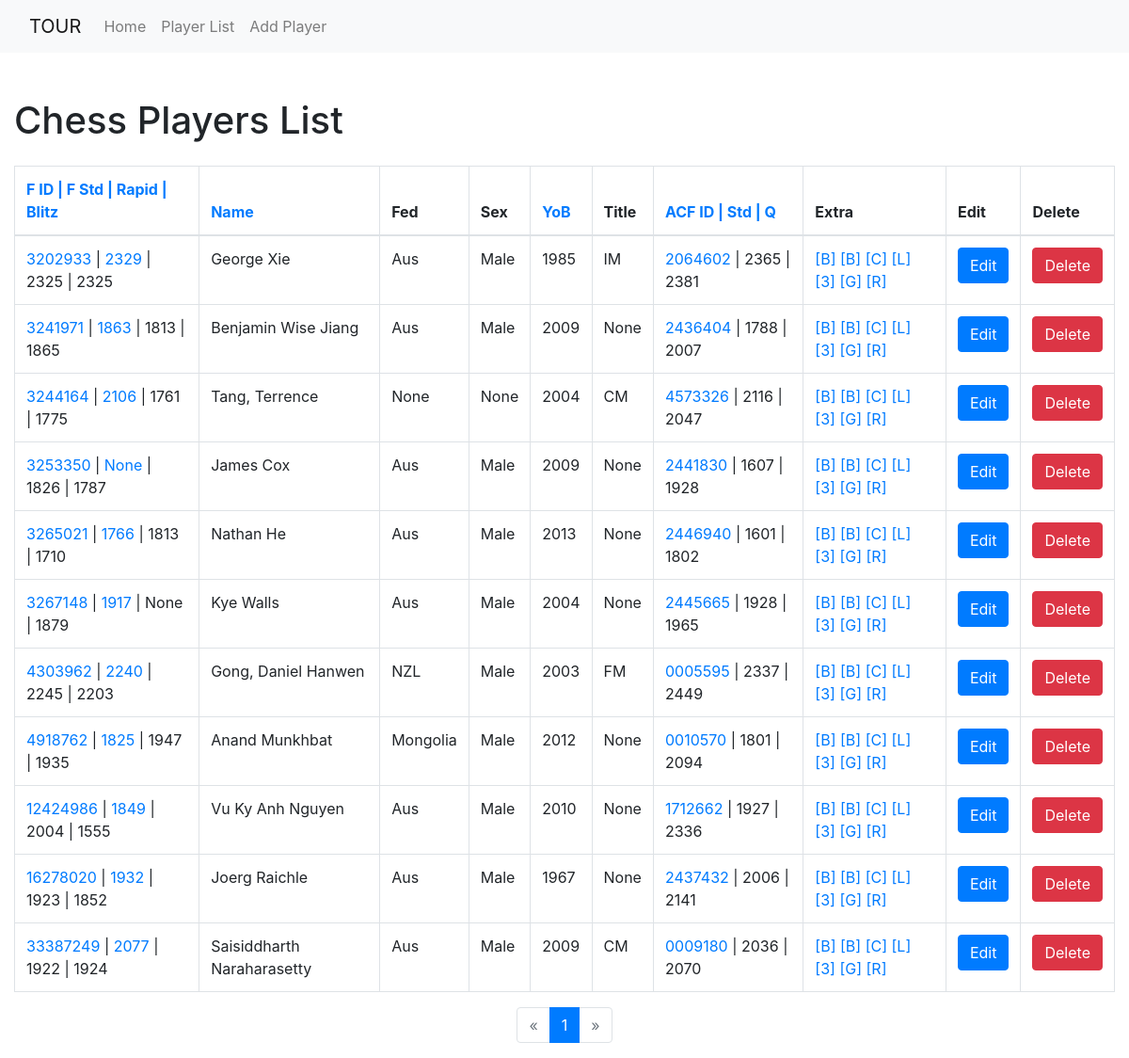
Page /list_players on the committed database.
### app.py (models this page shows, shortened)
class ChessPlayers(db.Model):
    FideID = db.Column(db.Integer, primary_key=True)
    FullName = db.Column(db.String(100), nullable=False)
    Federation = db.Column(db.String(100), nullable=True)
    Sex = db.Column(db.String(1), nullable=True)
    YearOfBirth = db.Column(db.Integer, nullable=True)
    FIDETitle = db.Column(db.String(10), nullable=True)
    RatingStandard = db.Column(db.Integer, nullable=True)
    RatingRapid = db.Column(db.Integer, nullable=True)
    RatingBlitz = db.Column(db.Integer, nullable=True)
    ACFID = db.Column(db.String(100), nullable=True)
    RatingACFStandard = db.Column(db.String(100), nullable=True)
    RatingACFQuick  = db.Column(db.String(100), nullable=True)
    ChessTempo = db.Column(db.String(100), nullable=True)
    ChessBase = db.Column(db.String(100), nullable=True)
    ChessCom = db.Column(db.String(100), nullable=True)
    LiChess = db.Column(db.String(100), nullable=True)
    Chess365 = db.Column(db.String(100), nullable=True)
    ChessGames = db.Column(db.String(100), nullable=True)
    ChessResults = db.Column(db.String(100), nullable=True)

### app.py (the view)
@app.route('/list_players')
def list_players():
    page = request.args.get('page', 1, type=int)
    sort_by = request.args.get('sort_by', 'FideID')
    order = request.args.get('order', 'asc')
    if sort_by == 'name':
        if order == 'asc':
            players = ChessPlayers.query.order_by(ChessPlayers.FullName.asc()).paginate(page=page, per_page=100)
        else:
            players = ChessPlayers.query.order_by(ChessPlayers.FullName.desc()).paginate(page=page, per_page=100)
    elif sort_by == 'YoB':
        if order == 'asc':
            players = ChessPlayers.query.order_by(ChessPlayers.YearOfBirth.asc()).paginate(page=page, per_page=100)
        else:
            players = ChessPlayers.query.order_by(ChessPlayers.YearOfBirth.desc()).paginate(page=page, per_page=100)
    elif sort_by == 'RatingStandard':
        if order == 'asc':
            players = ChessPlayers.query.order_by(ChessPlayers.RatingStandard.asc()).paginate(page=page, per_page=100)
        else:
            players = ChessPlayers.query.order_by(ChessPlayers.RatingStandard.desc()).paginate(page=page, per_page=100)
    elif sort_by == 'RatingACFStandard':
        if order == 'asc':
            players = ChessPlayers.query.order_by(ChessPlayers.RatingACFStandard.asc()).paginate(page=page, per_page=100)
        else:
            players = ChessPlayers.query.order_by(ChessPlayers.RatingACFStandard.desc()).paginate(page=page, per_page=100)
    else:
        if order == 'asc':
            players = ChessPlayers.query.order_by(ChessPlayers.FideID.asc()).paginate(page=page, per_page=100)
        else:
            players = ChessPlayers.query.order_by(ChessPlayers.FideID.desc()).paginate(page=page, per_page=100)
    return render_template('list_players.html', players=players, sort_by=sort_by, order=order)

### templates/list_players.html (shortened to what this page needs)
<!DOCTYPE html>
<html lang="en">
<head>
    <link rel="stylesheet" href="https://maxcdn.bootstrapcdn.com/bootstrap/4.5.2/css/bootstrap.min.css">
</head>
<body>
    <nav class="navbar navbar-expand-lg navbar-light bg-light">
        <div class="container-fluid">
            <a class="navbar-brand" href="#">TOUR</a>
            <div class="collapse navbar-collapse" id="navbarNav">
                <ul class="navbar-nav">
                    <li class="nav-item">
                        <a class="nav-link" href="/">Home</a>
                    </li>
                    <li class="nav-item">
                        <a class="nav-link" href="/list_players">Player List</a>
                    </li>
                    <li class="nav-item">
                        <a class="nav-link" href="/add_chess_player">Add Player</a>
                    </li>
                </ul>
            </div>
        </div>
    </nav>
    <div class="container-fluid mt-5">
        <h1 class="mb-4">Chess Players List</h1>
        <table class="table table-bordered w-100">
            <thead>
            <tr>
            <th>
                <a href="{{ url_for('list_players', sort_by='RatingStandard', order='asc' if sort_by != 'RatingStandard' or order == 'desc' else 'desc') }}">
                    F ID | F Std | Rapid | Blitz
                </a>
            </th>
            <th>
                <a href="{{ url_for('list_players', sort_by='name', order='asc' if sort_by != 'name' or order == 'desc' else 'desc') }}">
                    Name
                </a>
            </th>
            <th>Fed</th>
            <th>Sex</th>
            <th>
                <a href="{{ url_for('list_players', sort_by='YoB', order='asc' if sort_by != 'YoB' or order == 'desc' else 'desc') }}">
                    YoB
                </a>
            </th> <th>Title</th>
            <th>
                <a href="{{ url_for('list_players', sort_by='RatingACFStandard', order='asc' if sort_by != 'RatingACFStandard' or order == 'desc' else 'desc') }}">
                    ACF ID | Std | Q
                </a>
            </th>
            <th>Extra</th>
            <th>Edit</th>
            <th>Delete</th>
            </tr>
            </thead>
            <tbody>
            {% for player in players %}
            <td><a href="https://ratings.fide.com/profile/{{ player.FideID }}" target="_blank">{{ player.FideID }}</a> |
            <a href="https://ratings.fide.com/profile/{{ player.FideID }}/chart" target="_blank">{{ player.RatingStandard }}</a> |
                {{ player.RatingRapid }} |
                {{ player.RatingBlitz }}</td>
            <td>{{ player.FullName }}</td>
            <td>{{ player.Federation }}</td>
            <td>{{ player.Sex }}</td>
            <td>{{ player.YearOfBirth }}</td>
            <td>{{ player.FIDETitle }}</td>
            <td><a href="https://sachess.org.au/ratings/player?id={{ player.ACFID }}" target="_blank">{{ player.ACFID }}</a> |
            {{ player.RatingACFStandard }} |
            {{ player.RatingACFQuick }}</td>
            <td><a href="{{ player.ChessTempo }}" target="_blank">[B]</a>
            <a href="{{ player.ChessBase }}" target="_blank">[B]</a>
            <a href="{{ player.ChessCom }}" target="_blank">[C]</a>
            <a href="{{ player.LiChess }}" target="_blank">[L]</a>
            <a href="{{ player.Chess365 }}" target="_blank">[3]</a>
            <a href="{{ player.ChessGames }}" target="_blank">[G]</a>
            <a href="{{ player.ChessResults }}" target="_blank">[R]</a></td>
            <td><a href="{{ url_for('edit_player', FideID=player.FideID) }}" class="btn btn-primary">Edit</a></td>
            <td><a href="{{ url_for('delete_player', FideID=player.FideID) }}" class="btn btn-danger">Delete</a></td>
            {% endfor %}
            </tbody>
        </table>
        <nav aria-label="Page navigation">
            <ul class="pagination justify-content-center">
                {% if players.has_prev %}
                <li class="page-item">
                    <a class="page-link" href="{{ url_for('list_players', page=players.prev_num) }}" aria-label="Previous">
                        <span aria-hidden="true">&laquo;</span>
                    </a>
                </li>
                {% else %}
                <li class="page-item disabled">
                    <a class="page-link" href="#" aria-label="Previous">
                        <span aria-hidden="true">&laquo;</span>
                    </a>
                </li>
                {% endif %}
                {% for page_num in players.iter_pages() %}
                {% if page_num %}
                {% if page_num == players.page %}
                <li class="page-item active"><a class="page-link" href="#">{{ page_num }}</a></li>
                {% else %}
                <li class="page-item"><a class="page-link" href="{{ url_for('list_players', page=page_num) }}">{{ page_num }}</a></li>
                {% endif %}
                {% else %}
                <li class="page-item disabled"><a class="page-link" href="#">...</a></li>
                {% endif %}
                {% endfor %}
                {% if players.has_next %}
                <li class="page-item">
                    <a class="page-link" href="{{ url_for('list_players', page=players.next_num) }}" aria-label="Next">
                        <span aria-hidden="true">&raquo;</span>
                    </a>
                </li>
                {% else %}
                <li class="page-item disabled">
                    <a class="page-link" href="#" aria-label="Next">
                        <span aria-hidden="true">&raquo;</span>
                    </a>
                </li>
                {% endif %}
            </ul>
        </nav>
    </div>
</body>
</html>

### rows in the picture
ChessPlayers: FideID "3202933", RatingStandard "2329", RatingRapid "2325", RatingBlitz "2325", FullName "George Xie", Federation "Aus", Sex "Male", YearOfBirth "1985", FIDETitle "IM", ACFID "2064602", RatingACFStandard "2365", RatingACFQuick "2381"
ChessPlayers: FideID "3241971", RatingStandard "1863", RatingRapid "1813", RatingBlitz "1865", FullName "Benjamin Wise Jiang", Federation "Aus", Sex "Male", YearOfBirth "2009", FIDETitle "None", ACFID "2436404", RatingACFStandard "1788", RatingACFQuick "2007"
ChessPlayers: FideID "3244164", RatingStandard "2106", RatingRapid "1761", RatingBlitz "1775", FullName "Tang, Terrence", Federation "None", Sex "None", YearOfBirth "2004", FIDETitle "CM", ACFID "4573326", RatingACFStandard "2116", RatingACFQuick "2047"
ChessPlayers: FideID "3253350", RatingStandard "None", RatingRapid "1826", RatingBlitz "1787", FullName "James Cox", Federation "Aus", Sex "Male", YearOfBirth "2009", FIDETitle "None", ACFID "2441830", RatingACFStandard "1607", RatingACFQuick "1928"
ChessPlayers: FideID "3265021", RatingStandard "1766", RatingRapid "1813", RatingBlitz "1710", FullName "Nathan He", Federation "Aus", Sex "Male", YearOfBirth "2013", FIDETitle "None", ACFID "2446940", RatingACFStandard "1601", RatingACFQuick "1802"
ChessPlayers: FideID "3267148", RatingStandard "1917", RatingRapid "None", RatingBlitz "1879", FullName "Kye Walls", Federation "Aus", Sex "Male", YearOfBirth "2004", FIDETitle "None", ACFID "2445665", RatingACFStandard "1928", RatingACFQuick "1965"
ChessPlayers: FideID "4303962", RatingStandard "2240", RatingRapid "2245", RatingBlitz "2203", FullName "Gong, Daniel Hanwen", Federation "NZL", Sex "Male", YearOfBirth "2003", FIDETitle "FM", ACFID "0005595", RatingACFStandard "2337", RatingACFQuick "2449"
ChessPlayers: FideID "4918762", RatingStandard "1825", RatingRapid "1947", RatingBlitz "1935", FullName "Anand Munkhbat", Federation "Mongolia", Sex "Male", YearOfBirth "2012", FIDETitle "None", ACFID "0010570", RatingACFStandard "1801", RatingACFQuick "2094"
ChessPlayers: FideID "12424986", RatingStandard "1849", RatingRapid "2004", RatingBlitz "1555", FullName "Vu Ky Anh Nguyen", Federation "Aus", Sex "Male", YearOfBirth "2010", FIDETitle "None", ACFID "1712662", RatingACFStandard "1927", RatingACFQuick "2336"
ChessPlayers: FideID "16278020", RatingStandard "1932", RatingRapid "1923", RatingBlitz "1852", FullName "Joerg Raichle", Federation "Aus", Sex "Male", YearOfBirth "1967", FIDETitle "None", ACFID "2437432", RatingACFStandard "2006", RatingACFQuick "2141"
ChessPlayers: FideID "33387249", RatingStandard "2077", RatingRapid "1922", RatingBlitz "1924", FullName "Saisiddharth Naraharasetty", Federation "Aus", Sex "Male", YearOfBirth "2009", FIDETitle "CM", ACFID "0009180", RatingACFStandard "2036", RatingACFQuick "2070"

### other values in the picture
{{ page_num }} "1"
